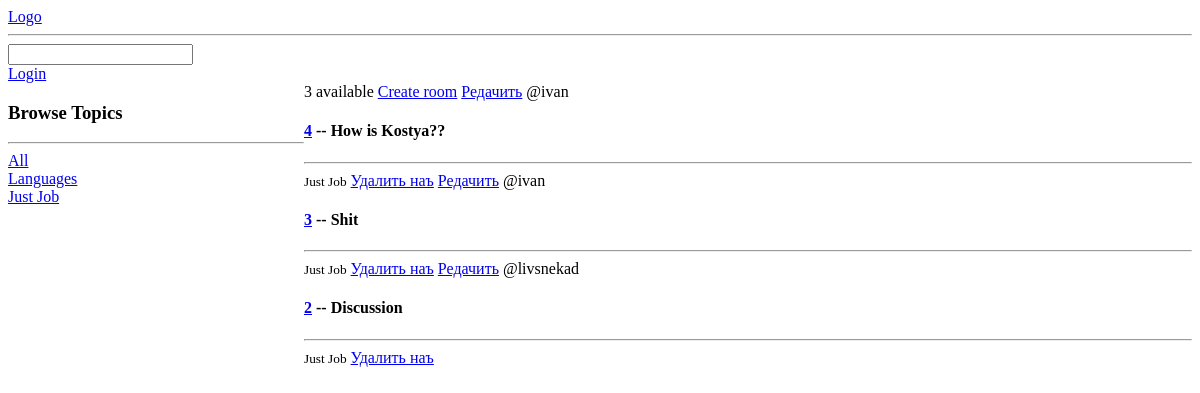
The app's page /, older data.
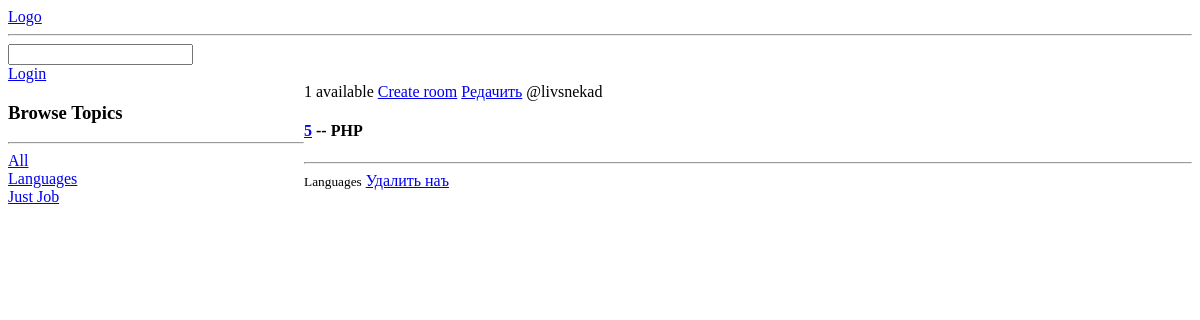
The same page, newer data.
### base/models.py (models this page shows, shortened)
class Topic(models.Model):
    name = models.CharField(max_length=200)
    def __str__(self):
        return self.name

class Room(models.Model):
    host = models.ForeignKey(User, on_delete=models.SET_NULL, null=True)
    topic = models.ForeignKey(Topic, on_delete=models.SET_NULL, null=True)
    name = models.CharField(max_length=200)
    description = models.TextField(null=True, blank=True)
    updated = models.DateTimeField(auto_now=True)
    created = models.DateTimeField(auto_now_add=True)
    class Meta:
        ordering = ['-updated', '-created']

### djangoProject/views.py (the view)
# urls.py: path('', views.index, name='home'),
def index(request):
    q = request.GET.get('q') if request.GET.get('q') is not None else ''
    rooms = Room.objects.filter(
        Q(topic__name__icontains=q) |
        Q(name__icontains=q) |
        Q(host__username=q)
    )
    room_count = rooms.count()
    topics = Topic.objects.all()
    context = {'rooms': rooms, 'topics': topics, 'room_count': room_count}
    return render(request, 'base/home.html', context)

### base/templates/base/home.html (shortened to what this page needs)
{% extends 'index.html' %}
{% block content %}
    <div class="home-container">
        <div>
            <h3>Browse Topics</h3>
            <hr>
            <div>
                <a href="{% url 'home' %}">All</a>
            </div>
            {% for topic in topics %}
            <div>
                <a href="{% url 'home' %}?q={{topic.name}}">{{topic.name}}</a>
            </div>
            {% endfor %}
        </div>
    <div>
    {{ room_count }} available
        <a href="{% url 'create-room' %}">Create room</a>
        {% for room in rooms %}
        <a href="{% url 'update-room' room.id%}">Редачить</a>
        <span>@{{room.host.username}}</span>
            <h4><a href='{%  url "room" room.id %}'>{{ room.id }}</a> -- {{room.name}}</h4>
        <hr>
        <small>{{room.topic}}</small>
        <a href="{% url 'destroy-room' room.id %}">Удалить наъ</a>
        {% endfor %}
    </div>
    </div>
{% endblock content %}

### templates/index.html (shortened to what this page needs)
<!DOCTYPE html>
<html lang="en">
<head>
</head>
<body>
{% include 'navbar.html' %}
    {% block content %}
    {% endblock %}
</body>
</html>

### templates/navbar.html
<a href="/">Logo</a>
<hr>
<form action="{% url 'home' %}">
    <input type="search" name="q">
</form>
<a href="{% url 'login' %}">Login</a>

### base/templates/base/home.html (style rules this page uses)
.home-container { display: grid; grid-template-columns: 1fr 3fr; }

Row changes from the older to the newer data that the page shows:
removed Room: host.username "ivan", id "4", name "How is Kostya??", topic "Just Job"
removed Room: host.username "ivan", id "3", name "Shit", topic "Just Job"
removed Room: host.username "livsnekad", id "2", name "Discussion", topic "Just Job"
added Room: host.username "livsnekad", id "5", name "PHP", topic "Languages"
Text that changed along with them:
{{ room_count }}: "3" → "1"
